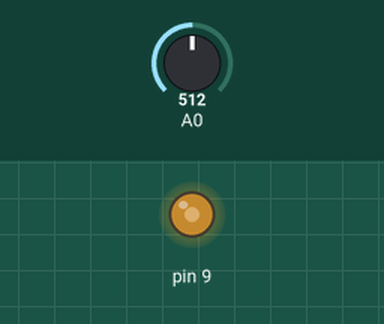
A sketch run on a simulated Arduino Uno, built with avr-gcc and run on an emulated ATmega328P. On the bench: output pins drawn as LEDs (lit = HIGH). Inputs (shaded band) come from the test bench; at power-on: A0 = 512.

Above: at 1.2 s.
1.3 s: A0 set to 716
At 1.6 s:
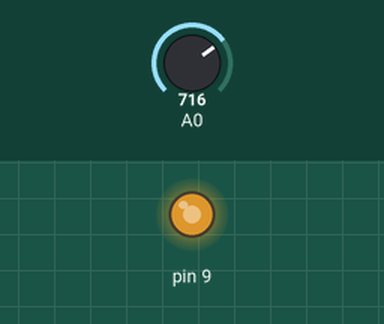
2.8 s: A0 set to 900
At 3.9 s:
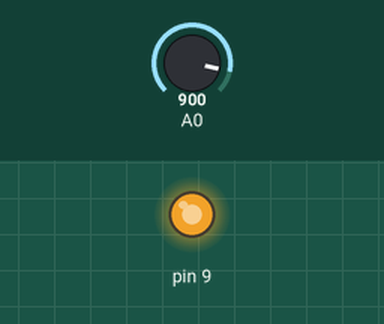
4.3 s: A0 set to 122
At 5.1 s:
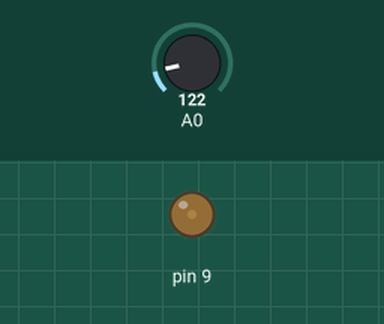
5.8 s: A0 set to 0
At 6.2 s:
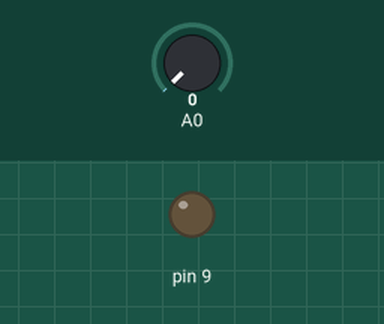
Timing chart, 0 to 8.3 s (numbered marks = the images above; inputs shaded):
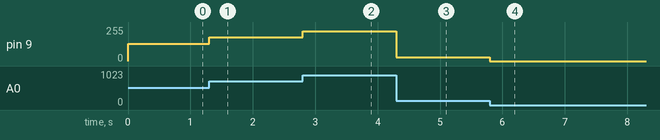

Measured:
- after the input at 1.3 s, pin 9: 128/255 → 179/255 at once
- after the input at 2.8 s, pin 9: 179/255 → 225/255 at once
- after the input at 4.3 s, pin 9: 225/255 → 30/255 at once
- after the input at 5.8 s, pin 9: 30/255 → 0/255 at once

The sketch:

aula09.ino
```cpp
/* Variáveis globais para armazenar leitura do ADC e valor de saída */
int sensorValue = 0;
int outputValue = 0;

/* Configura o ADC e PWM  */
void setup()
{
  /* Define a referência de tensão como AVcc (5V) no canal ADC0 */
  ADMUX |= (1 << REFS0);

  /* Habilita o ADC com prescaler de 128 */
  ADCSRA |= (1 << ADEN);

  /* Configura o timer 1 para PWM com modo Fast PWM */
  TCCR1B |= (1 << WGM12);
  TCCR1A |= (1 << WGM10);
  TCCR1A |= (1 << COM1A1);

  /* Define PB1 como saída digital para o LED */
  DDRB |= (1 << PB1);

}

/* Faz leitura do ADC, define PWM e envia a saída via serial */
void loop()
{

  /* Inicia uma conversaão ADC e aguarda seu término */
  ADCSRA |= (1 << ADSC);
  while (bit_is_set(ADCSRA, ADSC))
    ;
  sensorValue = ADCL | (ADCH << 8);

  /* Mapeia o valor lido para a faixa 0-255 e ajusta o PWM */
  outputValue = (sensorValue >> 2);
  OCR1A = outputValue;
}
```
